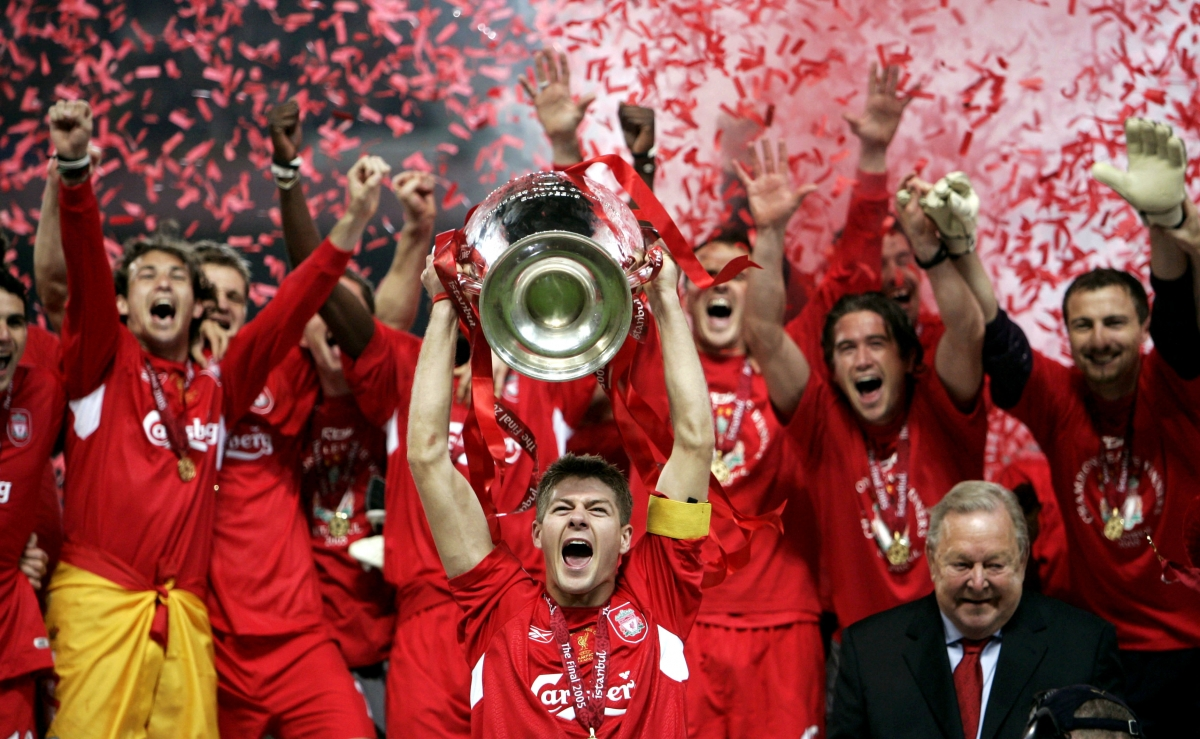
//> input picture Lab1/CS585_Lab1/liverpool.jpg, 1200 x 739 px
$ ./CS585_Lab1   (built with g++ and OpenCV 4)
//> lines starting //> are read from the running program, lines starting //| are printed output that depends on the picture
/**
	CS585_Lab1.cpp
	@author: Ajjen Joshi
	@version: 1.0 9/2/2014

	CS585 Image and Video Computing Fall 2014
	Lab 1
	--------------
	This program introduces the following concepts:
		a) Reading an image from a file, displaying the image, writing an image to a file
		b) Image representation in OpenCV: BGR and grayscale
		c) Basic thresholding
	--------------
*/


//The #include directive tells the preprocessor to treat the contents of a specified file as if they appear in the source program at the point where the directive appears

//For information on the stdafx.h, read this stackoverflow thread: http://stackoverflow.com/questions/4726155/whats-the-use-for-stdafx-h-in-visual-studio
#include "stdafx.h"

//core library: a compact module defining basic data structures, including the dense multi-dimensional array Mat
//	and basic functions used by all other modules.
#include "opencv2/core/core.hpp"

//highgui library: an easy-to-use interface to video capturing, image and video codecs, as well as simple UI capabilities.
#include "opencv2/highgui/highgui.hpp"

//image processing library:an image processing module that includes linear and non-linear image filtering,
//	geometrical image transformations (resize, affine and perspective warping, generic table-based remapping),
//	color space conversion, histograms, and so on
#include "opencv2/imgproc/imgproc.hpp"

//standard input/output stream objects are defined in iostream
#include <iostream>

//All the OpenCV classes and functions are placed into the cv namespace
using namespace cv;
//All classes and functions from the C++ standard library are places into the std namespace
using namespace std;


// These are the function signatures (declarations) for some functions we will use
// in today's lab. The function bodies (definitions) are underneath the
// main() function. In C++, functions must be declared or defined in the file before you attempt to use them.
// To help keep your file organized, you can provide a declaration (just the function signature)
// before you provide the body of the function. The arguments and return value of the declaration
// and definition must match exactly.

/**
	Creates a grayscale image from a color image.

	@param src The source color image
	@param dst The destination grayscale image
*/
void myGrayScale(Mat& src, Mat& dst);

/**
	Creates a tinted image from a color image.

	@param src The source color image
	@param dst The destination tinted image
	@param channel The channel specifies the tint
*/
void myTintImage(Mat& src, Mat& dst, int channel);

/**
	Creates a thresholded image from a grayscale image.

	@param src The source color image
	@param dst The destination tinted image
	@param threshold The specified threshold intensity
*/
void myThresholdImage(Mat& src, Mat& dst, int threshold);


// the main() function is the entry point for all C++ programs
int main()
{
//----------------
//a) Reading an image from a file, displaying the image, writing an image to a file
//----------------

	//Create a Mat object that will store the data of the loaded image.
	//For more information on the Mat object: http://docs.opencv.org/doc/tutorials/core/mat_the_basic_image_container/mat_the_basic_image_container.html
	Mat image;
	//For more information on operations with images: http://docs.opencv.org/doc/user_guide/ug_mat.html

	//The imread function loads an image from a file
	//Link for documentation: http://docs.opencv.org/modules/highgui/doc/reading_and_writing_images_and_video.html?highlight=imread#imread
	image = imread("liverpool.jpg", CV_LOAD_IMAGE_COLOR);
//> image is the input picture: 739 rows x 1200 cols, CV_8UC3; mean B, G, R 65.6, 70.5, 137.7

	//cout is the command to print things to the command line in C++
    //endl inserts an end of line character / line break
	cout << "ORIGINAL IMAGE" << endl;
	cout << "no_rows: " << image.rows << endl; //print number of rows
//| no_rows: 739
	cout << "no_cols: " << image.cols << endl; //print number of cols
//| no_cols: 1200
	cout << "no_channels: " << image.channels() << endl; //print numbers of channels
//| no_channels: 3
	cout << "image type: " << image.type() << endl; //print image type
//| image type: 16

	//Click here to see the mapping of Type to Numbers in OpenCV: http://ninghang.blogspot.com/2012/11/list-of-mat-type-in-opencv.html
	Vec3b intensity = image.at<Vec3b>(100,100);
//> intensity = [38, 36, 58]
	cout << "intensity: " << intensity << endl; //print intensity values
//| intensity: [38, 36, 58]
	cout << "---------------" << endl << endl;

	//namedWindow is the OpenCV function for creating a new window
	//Link for documentation: http://docs.opencv.org/modules/highgui/doc/user_interface.html?highlight=namedwindow#namedwindow
    namedWindow( "Image View Original", 1 );

    //imshow is the OpenCV command for display an image in a window.
    //The arguments are the name of the window, used with the namedWindow() function,
    //and the image data, in a Mat structure
    imshow("Image View Original", image);

//----------------
//b) Image representation in OpenCV: BGR and grayscale
//----------------

	//Create a Mat object that will store the data of the grayscale image
	Mat gray_image = Mat::zeros(image.rows, image.cols, CV_8UC1);
	//Call the myGreyScale function
	myGrayScale(image, gray_image);
//> in myGrayScale, `cvtColor (src, dst, CV_BGR2GRAY);`:
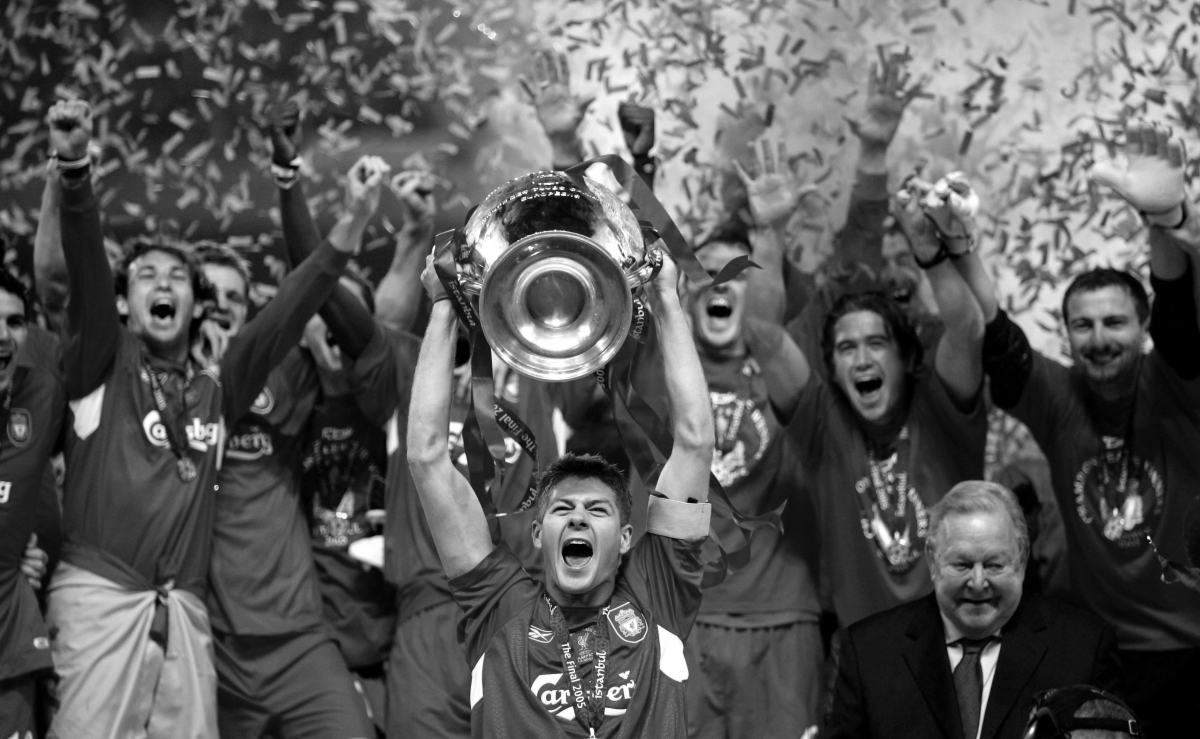
//> dst: 739 rows x 1200 cols, CV_8UC1; min 0, max 255, mean 90
	//Create a new window and display your grayscale image
	namedWindow("Image View Grayscale", 1);
	imshow("Image View Grayscale", gray_image);
	cout << "GRAYSCALE IMAGE" << endl;
	cout << "no_rows: " << gray_image.rows << endl;
//| no_rows: 739
	cout << "no_cols: " << gray_image.cols << endl;
//| no_cols: 1200
	cout << "no_channels: " << gray_image.channels() << endl;
//| no_channels: 1
	cout << "image type: " << gray_image.type() << endl;
//| image type: 0

	int gray_intensity = gray_image.at<uchar>(100,100);
//> gray_intensity = 43
	cout << "intensity: " << gray_intensity << endl;
//| intensity: 43
	cout << "---------------" << endl << endl;

	//imwrite is the OpenCV command to write an image to a file.
	//The arguments are the filename and the image Mat object
	imwrite("grayscale_image.jpg", gray_image);

	//Create a Mat object that will store the data of the tinted image
	Mat tint_image = Mat::zeros(image.rows, image.cols, CV_8UC1);
	//Call the myTintImage function
	int chan = 2; //0: BLUE channel, 1: GREEN channel, 2: RED channel
	myTintImage(image, tint_image, chan);
	//Create a new window and display your tinted image
	namedWindow("Image View Tint", 1);
	imshow("Image View Tint", tint_image);
	//Write the image to file
	imwrite("tint_image.jpg", tint_image);

//----------------
//c) Basic thresholding
//----------------
	//Create a Mat object that will store the data of the thresholded image
	Mat thres_image = Mat::zeros(image.rows, image.cols, CV_8UC1);
	int thres = 128;
	//Call the threshold
	myThresholdImage(gray_image, thres_image, thres);
	//Create a new window and display your thresholded image
	namedWindow("Image View Thres", 1);
	imshow("Image View Thres", thres_image);
	//Write the image to file
	imwrite("thres_image.jpg", thres_image);

	//A call to waitKey() starts a message passing cycle that waits for a key stroke in the "image" window
	char key = waitKey(0);
//> the space key is pressed

    //Using cout, different types of output can be chained together using the << operator
    cout<<"You pressed "<<key<<"."<<endl;

    //in C++, main returns an integer, which is usually 0 by convention
    return 0;
}

//Creates a grayscale image from a color image.
void myGrayScale(Mat& src, Mat& dst) {
	// [10 lines of commented-out code are left out]
	cvtColor (src, dst, CV_BGR2GRAY); //cvtColor documentation: http://docs.opencv.org/modules/imgproc/doc/miscellaneous_transformations.html
}

//Creates a tinted image from a color image.
void myTintImage(Mat& src, Mat& dst, int channel) {
	// [8 lines of commented-out code are left out]
}

//Creates a thresholded image from a grayscale image.
void myThresholdImage(Mat& src, Mat& dst, int threshold) {
	// [13 lines of commented-out code are left out]
}

//Other useful links:
//Passing arguments to C++ functions
//	by value: http://www.learncpp.com/cpp-tutorial/72-passing-arguments-by-value/
//  by reference: http://www.learncpp.com/cpp-tutorial/73-passing-arguments-by-reference/
//	by address: http://www.learncpp.com/cpp-tutorial/74-passing-arguments-by-address/

//Visual Studio 2012 tutorial (by Diane Theriault, who taught CS585 in the Spring): http://cs-people.bu.edu/deht/CS585/VSTutorial/
